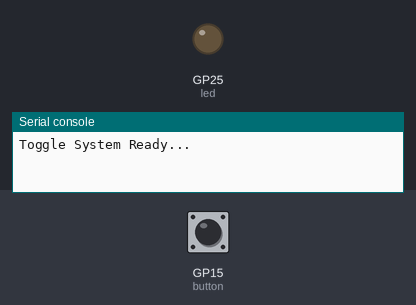
A program run on a simulated Raspberry Pi Pico running MicroPython. On the bench: output pins drawn as LEDs (lit = HIGH), the last lines printed to the serial console. The inputs (shaded band) are chosen by the test bench; at power-on: GP15 (button) LOW.

Above: at 1.2 s.
1.3 s: GP15 (button) pulled HIGH for 0.15 s
At 1.8 s:
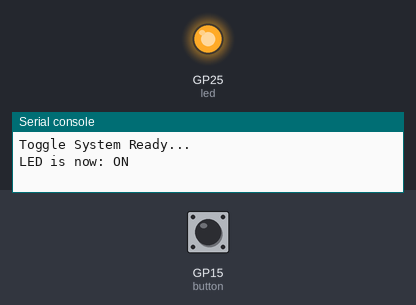
2.9 s: GP15 (button) pulled HIGH for 1 s
At 4.2 s:
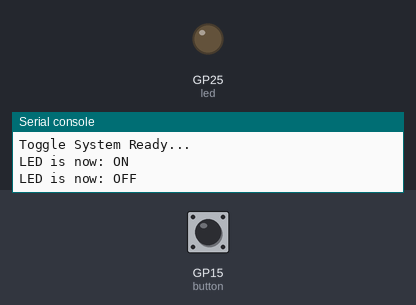
5.4 s: GP15 (button) pulled HIGH for 3.2 s
At 6.1 s:
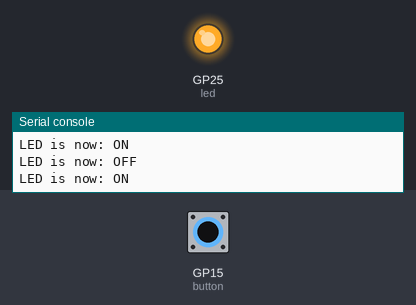
Timing chart, 0 to 8.4 s (numbered marks = the images above; inputs shaded):
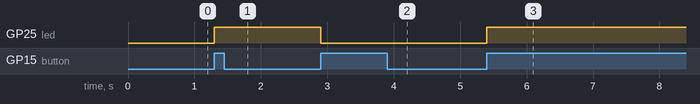

Measured:
- after the input at 1.3 s, GP25 (led): LOW → HIGH at once
- after the input at 2.9 s, GP25 (led): HIGH → LOW at once
- after the input at 5.4 s, GP25 (led): LOW → HIGH at once

The program:

button.py
```python
# from machine import Pin
# import time
#
# # Initialize Pin 25 as an Input with an internal Pull-Down resistor
# button = Pin(15, Pin.IN, Pin.PULL_DOWN)
#
# print("Waiting for button press...")
#
# while True:
#     if button.value() == 1:
#         print("Button Pressed! (Logic HIGH)")
#         time.sleep(0.2) # Debounce delay to prevent multiple prints
#     time.sleep(0.01)   # Small delay to save power

from machine import Pin
import time

# Onboard LED on Vaman
led = Pin(25, Pin.OUT)
# External button on GP14
button = Pin(15, Pin.IN, Pin.PULL_DOWN)

# Variable to store the current state (False = OFF, True = ON)
led_state = False

print("Toggle System Ready...")

while True:
    # Check if button is pressed
    if button.value() == 1:
        # 1. Change the state variable
        led_state = not led_state

        # 2. Apply the new state to the physical pin
        led.value(led_state)

        # Technical term: Printing the status to the REPL
        print("LED is now:", "ON" if led_state else "OFF")

        # 3. CRITICAL: Wait until the user lets go of the button
        # This prevents the loop from toggling 100 times in one press
        while button.value() == 1:
            time.sleep(0.01)

        # 4. Small delay to handle 'Contact Bounce'
        time.sleep(0.05)
```
